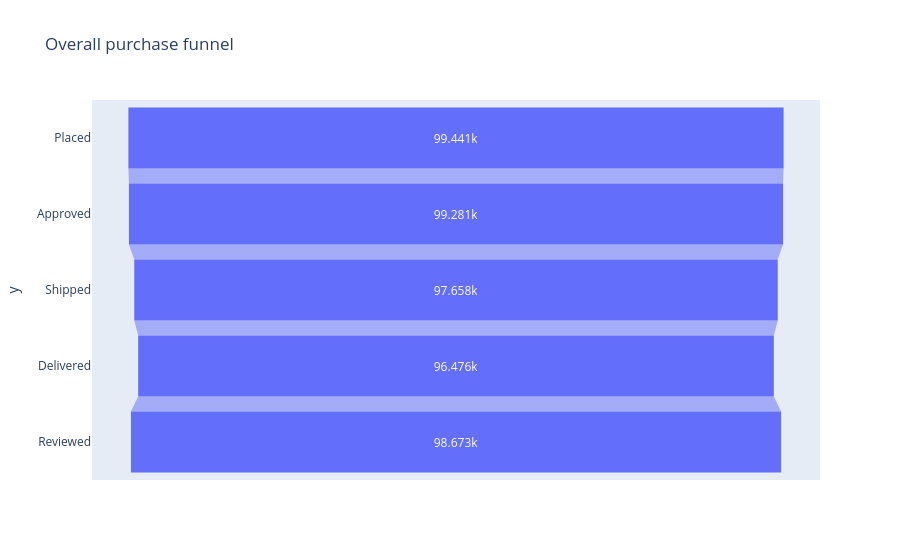

Here is the notebook cell this chart was saved with:
### Code cell
stage_counts = summary[["n_placed", "n_approved", "n_shipped", "n_delivered", "n_reviewed"]].iloc[0]
fig = px.funnel(
    x=stage_counts.values,
    y=["Placed", "Approved", "Shipped", "Delivered", "Reviewed"],
    title="Overall purchase funnel",
)
fig.show()
# Whichever consecutive pair has the biggest count drop is the bottleneck stage —
# read it off stage_counts directly rather than assuming from the pct_ columns,
# since pct_shipped_of_approved etc. are relative to the PREVIOUS stage, not to n_placed.

### Figure 1 — Plotly figure (JSON) as saved in the notebook; plotly's stock layout.template omitted (floating-point values rounded to 4 significant figures)
{"data": [{"hovertemplate": "x=%{x}<br>y=%{y}<extra></extra>", "legendgroup": "", "marker": {"color": "#636efa"}, "name": "", "orientation": "h", "showlegend": false, "type": "funnel", "x": [99441, 99281, 97658, 96476, 98673], "xaxis": "x", "y": ["Placed", "Approved", "Shipped", "Delivered", "Reviewed"], "yaxis": "y"}], "layout": {"legend": {"tracegroupgap": 0}, "title": {"text": "Overall purchase funnel"}, "xaxis": {"anchor": "y", "domain": [0.0, 1.0], "title": {"text": "x"}}, "yaxis": {"anchor": "x", "domain": [0.0, 1.0], "title": {"text": "y"}}}}
